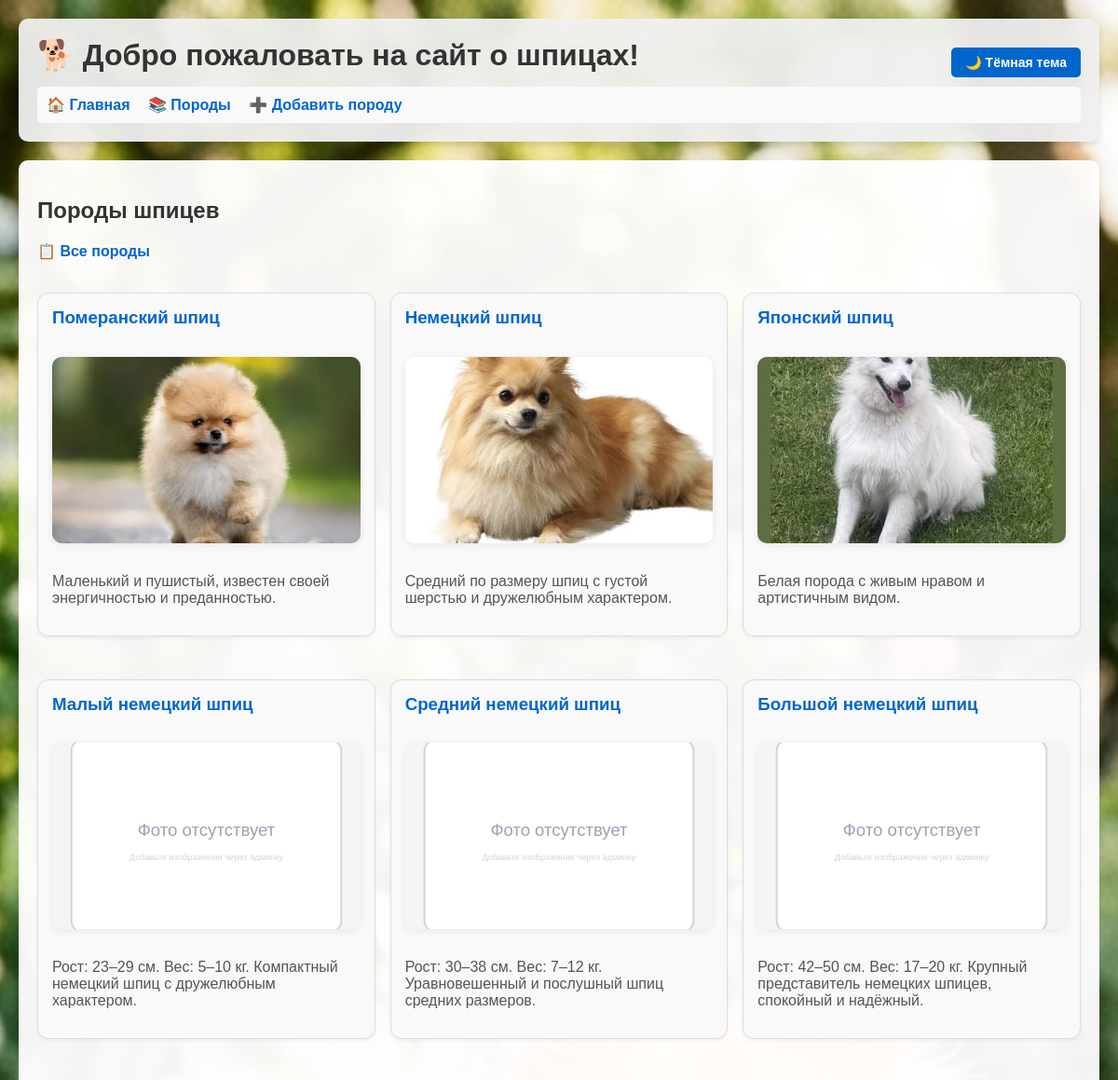
The app's page / (upper part), older data.
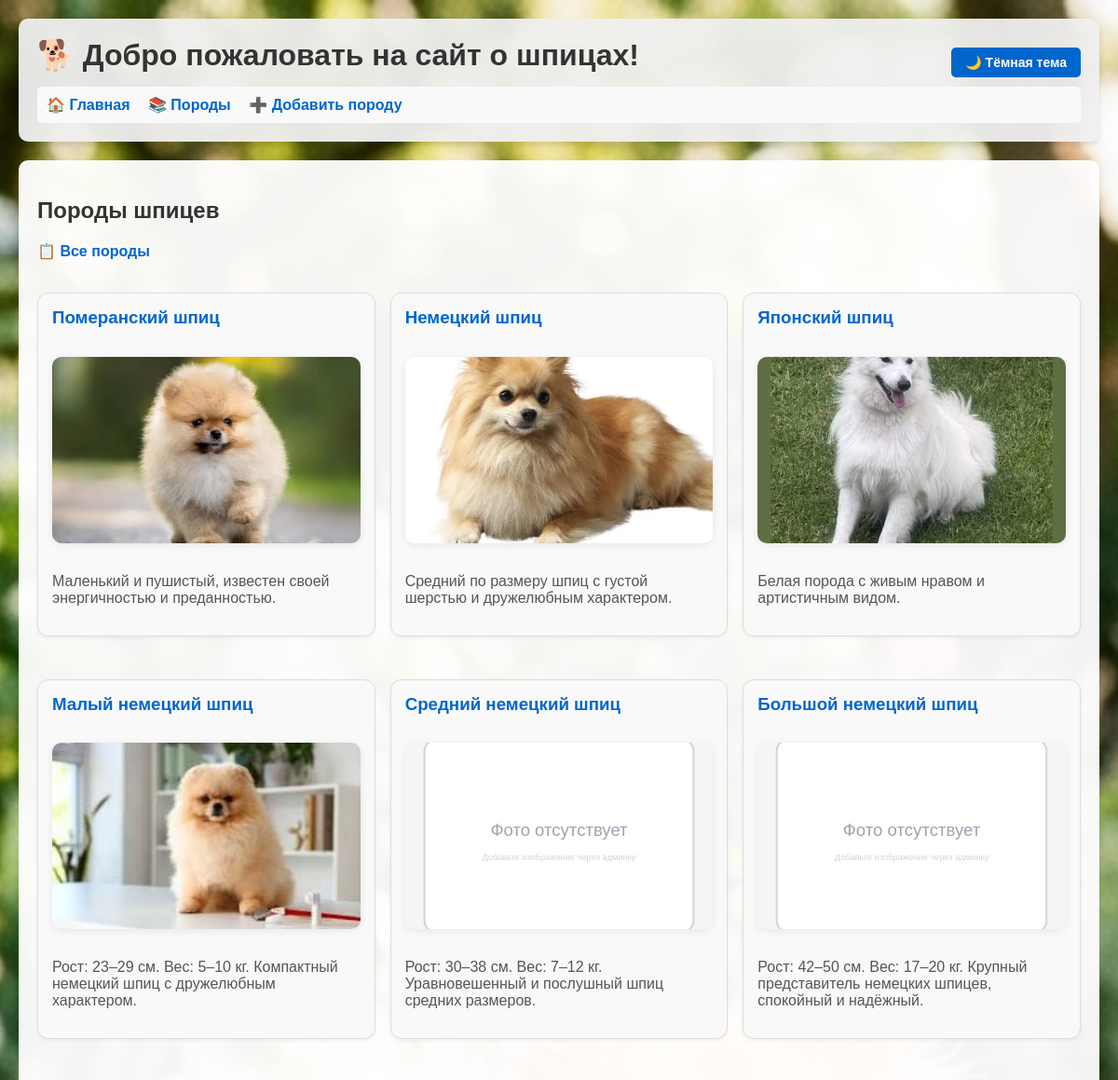
The same page, newer data.
### Shpic_Grumming/models.py (models this page shows, shortened)
class Breed(models.Model):
    name = models.CharField(max_length=100, verbose_name="Название породы")
    description = models.TextField(verbose_name="Описание")
    origin = models.CharField(max_length=100, verbose_name="Происхождение")
    image = models.ImageField(upload_to='breeds/', blank=True, null=True, verbose_name="Фото породы")
    class Meta:
        verbose_name = "Порода"
        verbose_name_plural = "Породы"

### Shpic_Grumming/views.py (the view)
# urls.py: path('', views.home, name='home'),
def home(request):
    breeds = Breed.objects.all()
    return render(request, 'home.html', {'breeds': breeds})

### Shpic_Grumming/templates/home.html (shortened to what this page needs)
{% extends 'base.html' %}
{% load static %}
{% block content %}
<h2>Породы шпицев</h2>
<div style="margin-bottom: 20px;">
    <a href="{% url 'breed_list' %}" style="color: #0066cc; text-decoration: none; font-weight: bold; margin-right: 15px;">📋 Все породы</a>
</div>
<div class="card-grid">
{% for breed in breeds %}
<div class="breed card">
    <h3><a href="{% url 'breed_detail' breed.id %}">{{ breed.name }}</a></h3>
    <img src="{% if breed.image %}{{ breed.image.url }}{% else %}{% static 'placeholder.svg' %}{% endif %}" alt="{{ breed.name }}">
    <p>{{ breed.description|truncatechars:120 }}</p>
</div>
{% endfor %}
</div>
{% endblock %}

Row changes from the older to the newer data that the page shows:
changed Breed "Малый немецкий шпиц": image: picture added in place of a placeholder
